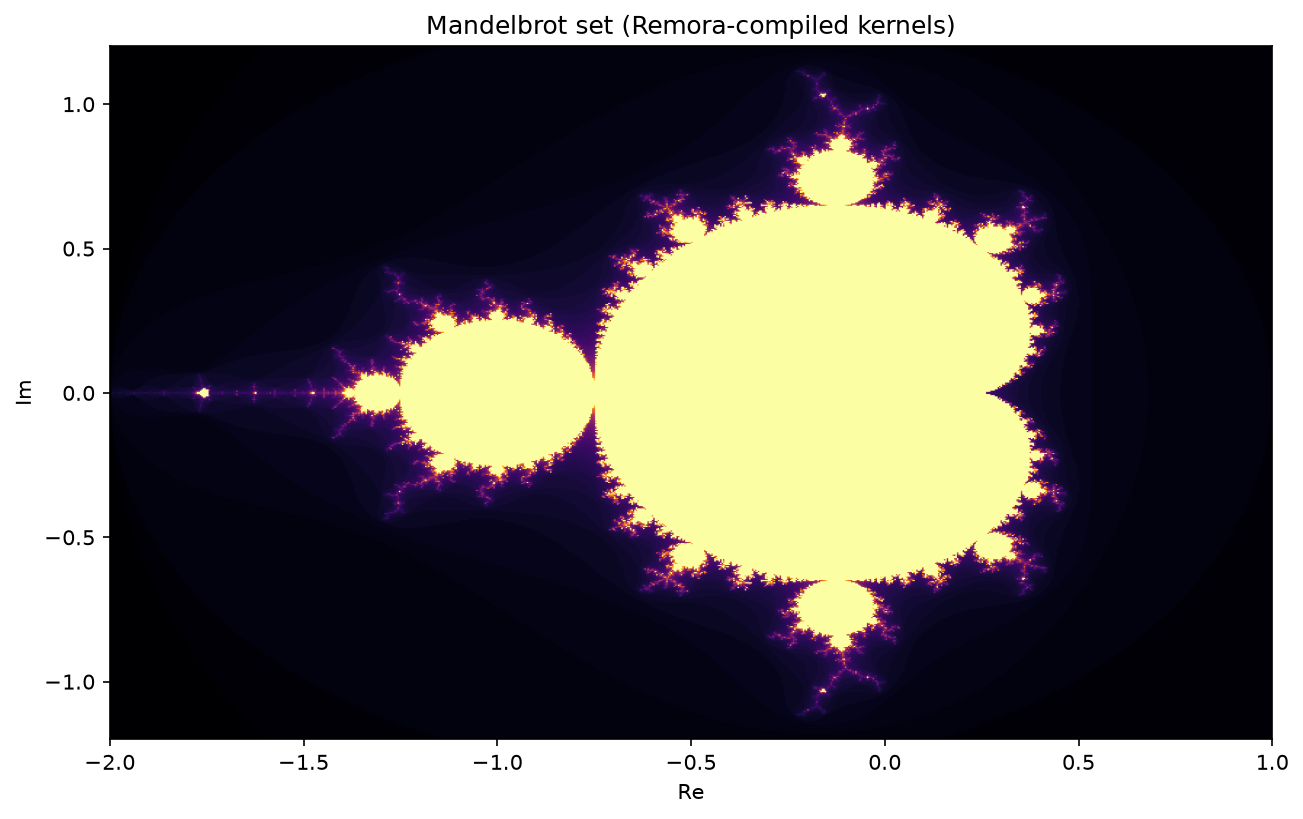

This figure's Python source:
#!/usr/bin/env python
"""Mandelbrot set computed with Remora array functions.

Defines three compiled Remora kernels using ``remora.define()`` — one
for the real part, one for the imaginary part of z = z² + c, and one
for the squared magnitude — then drives the iteration from Python
and renders the result with matplotlib.

Run::

    uv run python examples/mandelbrot.py
"""

import numpy as np
import remora

W, H = 800, 600
N = W * H

step_real = remora.define(
    f"(define/pi () (step_real"
    f" [zr (Array Float {N}) zi (Array Float {N}) cr (Array Float {N})]"
    f" (Array Float {N}))"
    f" (+ (- (* zr zr) (* zi zi)) cr))",
)

step_imag = remora.define(
    f"(define/pi () (step_imag"
    f" [zr (Array Float {N}) zi (Array Float {N}) ci (Array Float {N})]"
    f" (Array Float {N}))"
    f" (+ (* 2.0 (* zr zi)) ci))",
)

mag_sq = remora.define(
    f"(define/pi () (mag_sq"
    f" [zr (Array Float {N}) zi (Array Float {N})]"
    f" (Array Float {N}))"
    f" (+ (* zr zr) (* zi zi)))",
)

re = np.linspace(-2.0, 1.0, W, dtype=np.float32)
im = np.linspace(-1.2, 1.2, H, dtype=np.float32)
cr = np.tile(re, H)
ci = np.repeat(im, W)

zr = np.zeros(N, dtype=np.float32)
zi = np.zeros(N, dtype=np.float32)
counts = np.zeros(N, dtype=np.int32)
escaped = np.zeros(N, dtype=bool)

MAX_ITER = 80
for i in range(MAX_ITER):
    zr_new = step_real(zr, zi, cr)
    zi_new = step_imag(zr, zi, ci)
    zr, zi = zr_new, zi_new
    just_escaped = (mag_sq(zr, zi) > 4.0) & ~escaped
    escaped |= just_escaped
    counts[~escaped] = i + 1
    zr = np.where(escaped, 0.0, zr).astype(np.float32)
    zi = np.where(escaped, 0.0, zi).astype(np.float32)

import matplotlib.pyplot as plt

fig, ax = plt.subplots(figsize=(10, 6))
ax.imshow(counts.reshape(H, W), cmap="inferno", extent=[-2, 1, -1.2, 1.2], aspect="auto")
ax.set_xlabel("Re")
ax.set_ylabel("Im")
ax.set_title("Mandelbrot set (Remora-compiled kernels)")
out = "examples/mandelbrot.png"
fig.savefig(out, dpi=150, bbox_inches="tight")
plt.close(fig)
print(f"Saved {out}")
